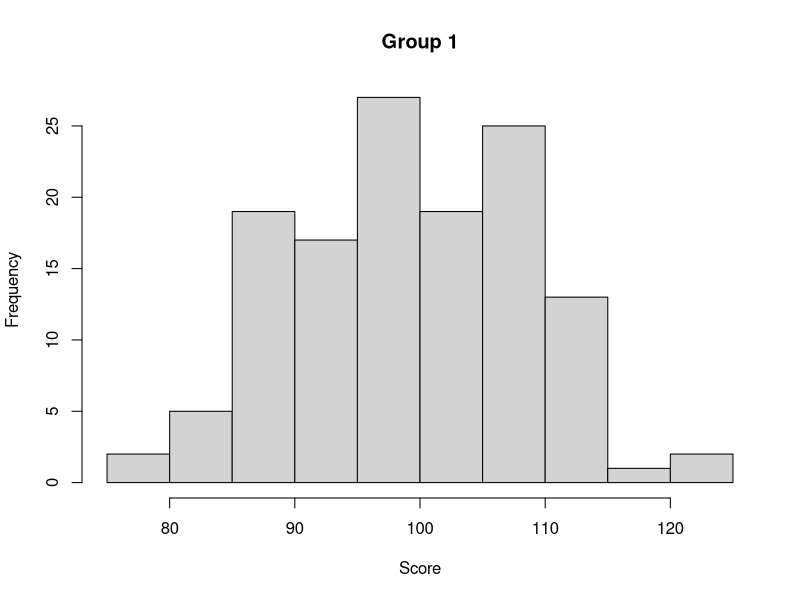
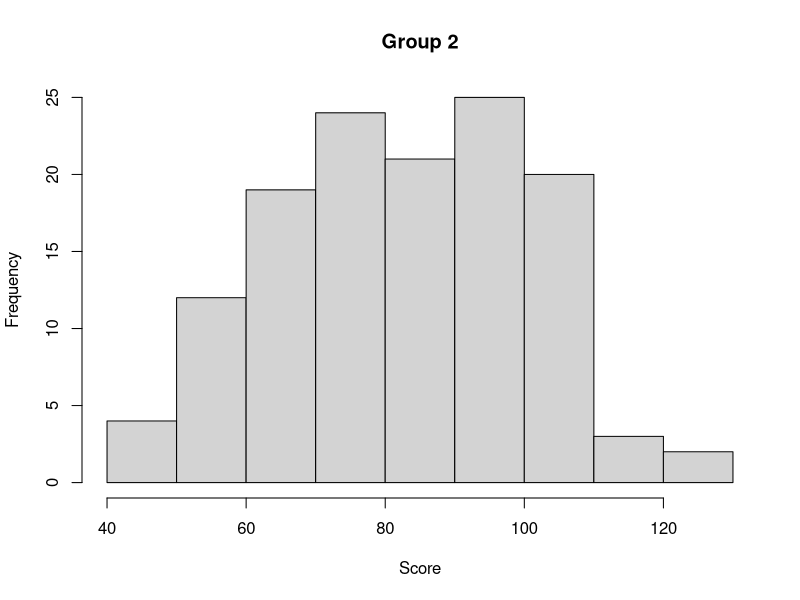
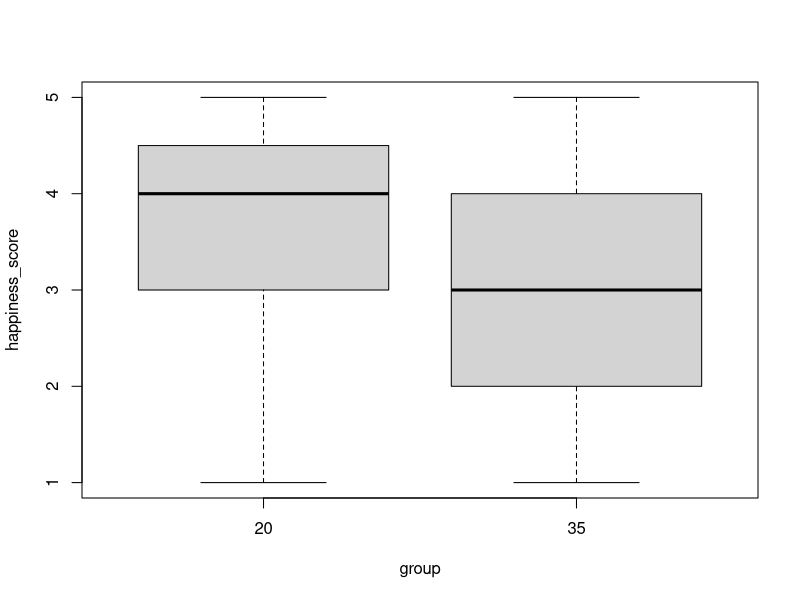

Here is the R script that generated these plots, in order:
# IRDR04 Research Tools Module
# Week 5 Tutorial 
# 30/10/18 9-11am @ Birkbeck, Malet Street 414/415 Public Cluster
# Tutor: Dr Alison Fairbrass, UCL Centre for Biodiversity & Environment Research, alison.fairbrass@gmail.com



# # #  Exercises and Solutions # # #

# Exercise 1
# You want to investigate whether the academic performance of a group of school children changed
# significantly after they experienced the 2011 Japanese earthquake and tsunami

# There are 130 children in your study. Before the event they had a mean test score of 100 with a 
# standard deviation of 10. After the event their mean score was 85 with a standard deviation of 20.

# A) Create a dataframe of your data.

# Group 1: Before event
set.seed(10)
score <- rnorm(n=130, mean=100, sd=10)
group <- 1:length(score)
group <- rep("Group 1",length(group))
df1 <- data.frame(score, group)

# Group 2: After event
set.seed(10)
score <- rnorm(n=130, mean=85, sd=20)
group <- 1:length(score)
group <- rep("Group 2",length(group))
df2 <- data.frame(score, group)

# Combine into one dataframe
df <- rbind(df1, df2)

# B) Check the assumptions of parametric testing and justify your choice of a statistical test.

# Check distribution of data
hist(df$score[df$group=="Group 1"], main = "Group 1", xlab = "Score")
hist(df$score[df$group=="Group 2"], main = "Group 2", xlab = "Score")

# Check homogeneity of the groups variance
library(car)
leveneTest(score ~ group, data = df)

# Justification. A parametric test is suitable as the data is normally distributed and the variances
# of the two groups are equal. A paired t-test should be used a the data of the groups are not independant.

# C) Use an appropriate statistical test to draw a conclusion about the students test scores
# before and after the event. Report the results of your test appropriately.

t.test(df$score[df$group=="Group 1"], df$score[df$group=="Group 2"], paired=T)
# Calculate standard deviation of the two groups
sd(df$score[df$group=="Group 1"])
sd(df$score[df$group=="Group 2"])

# Report: There was a significant difference in the academic scores of students before (M=100, SD=9.26)
# and after (M=83, SD=18.52), t=19.73, p=<0.001, the event.


# Exercise 2
# You want to investigate whether the happiness of men changes significantly with age.
# You survey a group of 15 men at age 20 and then at age 35, and ask them on a scale of 1 to 5 
# how happy they feel, from 1 = very unhappy to 5 = very happy. Here are the results:
# Men aged 20 happiness scores: 4,5,3,4,5,5,2,4,3,3,4,5,2,1,4
# Men aged 35 happiness scores: 3,4,5,5,1,1,3,2,2,4,2,5,3,3,2

# A) Create a dataframe for this data

men_20 <- c(4,5,3,4,5,5,2,4,3,3,4,5,2,1,4)
men_35 <- c(3,4,5,5,1,1,3,2,2,4,2,5,3,3,2) 
# Create a data frame
df <- data.frame( 
  group = rep(c("20", "35"), each = length(men_20)),
  happiness_score = c(men_20,  men_35)
)

# B) Justify why a parametric test would not be approporaite for your investigation.

# Data is not normally distributed. Ordinal data is appropraite for non-parametric tests.
# Small sample size.

# C) Using a boxplot assess whether there is likely to be a significant difference between the 
# happiness scores of the men at age 20 and 35.

boxplot(happiness_score~group, data = df)

# D) Using an approporiate statistical test draw a conclusion about the happiness of aging men.
# Report the results of your test appropriately.
wilcox.test(men_20, men_35, paired = T, exact=F)

median(men_20)
n <- length(men_20)
# Lower CI
rank <- (n/2) - ((1.96*(sqrt(n)))/2)
rank <- round(rank)
LowerCI <- sort(men_20)[rank]
# Upper CI
rank <- 1 + (n/2) + ((1.96*(sqrt(n)))/2)
rank <- round(rank)
UpperCI <- sort(men_20)[rank]

median(men_35)
n <- length(men_35)
# Lower CI
rank <- (n/2) - ((1.96*(sqrt(n)))/2)
rank <- round(rank)
LowerCI <- sort(men_35)[rank]
# Upper CI
rank <- 1 + (n/2) + ((1.96*(sqrt(n)))/2)
rank <- round(rank)
UpperCI <- sort(men_35)[rank]

# There was no significant difference between the happiness scores of men aged 20 (Mdn=4, CI[3,5])
# and men aged 35 (Mdn=3, CI[2,4]), U=69, P= >0.05.

# E) If we surveyed the same group of men again when they were 50, what would be the appropriate test
# to investigate differences in happiness at 20, 35 and this third age point? Why?

# Friedman test is appropraite for 3 related groups of ordinal data. 